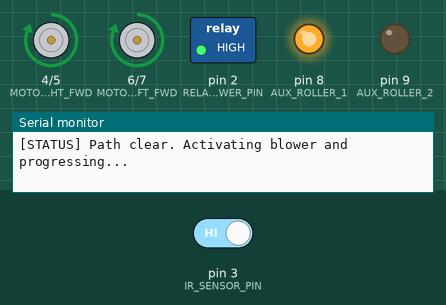
A sketch run on a simulated Arduino Uno, built with avr-gcc and run on an emulated ATmega328P. On the bench: motor-driver pin pairs drawn as motors (green arrow = first pin HIGH = forward, orange = second pin HIGH = backward, longer = more drive), switched loads named in the sketch (green lamp = pin HIGH), output pins drawn as LEDs (lit = HIGH), the last lines printed to the serial monitor. Inputs (shaded band) come from the test bench; at power-on: pin 3 (IR_SENSOR_PIN) HIGH.

Above: at 2.2 s.
2.3 s: pin 3 (IR_SENSOR_PIN) driven LOW
At 3.6 s:
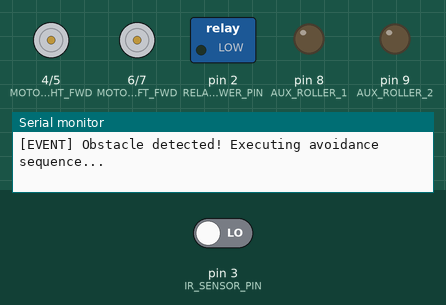
At 6.4 s:
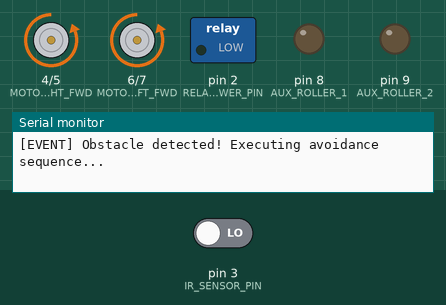
14.3 s: pin 3 (IR_SENSOR_PIN) driven HIGH
At 17.6 s:
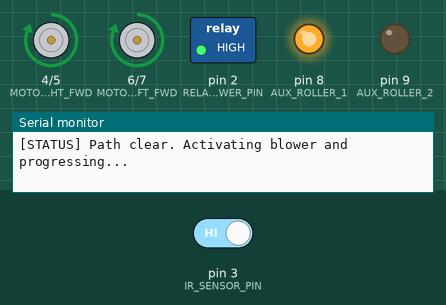
Timing chart, 0 to 19.1 s (numbered marks = the images above; inputs shaded):
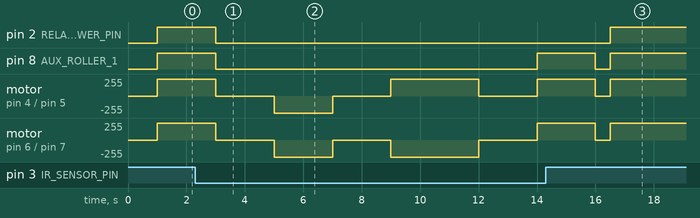

Measured:
- after the input at 2.3 s, pin 2 (RELAY_BLOWER_PIN): HIGH → LOW after 0.70 s; pin 8 (AUX_ROLLER_1): HIGH → LOW after 0.70 s, → HIGH 11.0 s later
- after the input at 14.3 s, pin 2 (RELAY_BLOWER_PIN): LOW → HIGH after 2.2 s

The sketch:

main.ino
```cpp
/**
 * @file main.ino
 * @brief Automated Wet Floor Dryer Robot Firmware
 * @target Arduino Uno R3 / ATmega328P
 */

const int MOTOR_RIGHT_FWD = 4;
const int MOTOR_RIGHT_REV = 5;
const int MOTOR_LEFT_FWD  = 6;
const int MOTOR_LEFT_REV  = 7;
const int AUX_ROLLER_1    = 8;
const int AUX_ROLLER_2    = 9;

const int RELAY_BLOWER_PIN = 2;
const int IR_SENSOR_PIN    = 3;

void moveForward();
void moveBackward();
void turnLeft();
void turnRight();
void stopRobot();

void setup() {
  Serial.begin(9600);

  pinMode(MOTOR_RIGHT_FWD, OUTPUT);
  pinMode(MOTOR_RIGHT_REV, OUTPUT);
  pinMode(MOTOR_LEFT_FWD, OUTPUT);
  pinMode(MOTOR_LEFT_REV, OUTPUT);
  pinMode(AUX_ROLLER_1, OUTPUT);
  pinMode(AUX_ROLLER_2, OUTPUT);

  pinMode(IR_SENSOR_PIN, INPUT);
  pinMode(RELAY_BLOWER_PIN, OUTPUT);

  stopRobot();
  digitalWrite(RELAY_BLOWER_PIN, LOW);
  delay(1000);
}

void loop() {
  int irState = digitalRead(IR_SENSOR_PIN);

  if (irState == LOW) {
    Serial.println("[EVENT] Obstacle detected! Executing avoidance sequence...");

    digitalWrite(RELAY_BLOWER_PIN, LOW);
    stopRobot();
    delay(2000);

    moveBackward();
    delay(2000);

    stopRobot();
    delay(2000);

    turnLeft();
    delay(3000);

    stopRobot();
    delay(2000);

    moveForward();
    delay(2000);

    stopRobot();
    delay(500);
  } else {
    Serial.println("[STATUS] Path clear. Activating blower and progressing...");
    digitalWrite(RELAY_BLOWER_PIN, HIGH);
    moveForward();
    delay(1000);
  }
}

void moveForward() {
  digitalWrite(MOTOR_RIGHT_FWD, HIGH);
  digitalWrite(MOTOR_RIGHT_REV, LOW);
  digitalWrite(MOTOR_LEFT_FWD, HIGH);
  digitalWrite(MOTOR_LEFT_REV, LOW);
  digitalWrite(AUX_ROLLER_1, HIGH);
  digitalWrite(AUX_ROLLER_2, LOW);
}

void moveBackward() {
  digitalWrite(MOTOR_RIGHT_FWD, LOW);
  digitalWrite(MOTOR_RIGHT_REV, HIGH);
  digitalWrite(MOTOR_LEFT_FWD, LOW);
  digitalWrite(MOTOR_LEFT_REV, HIGH);
  digitalWrite(AUX_ROLLER_1, LOW);
  digitalWrite(AUX_ROLLER_2, LOW);
}

void turnLeft() {
  digitalWrite(MOTOR_RIGHT_FWD, HIGH);
  digitalWrite(MOTOR_RIGHT_REV, LOW);
  digitalWrite(MOTOR_LEFT_FWD, LOW);
  digitalWrite(MOTOR_LEFT_REV, HIGH);
  digitalWrite(AUX_ROLLER_1, LOW);
  digitalWrite(AUX_ROLLER_2, LOW);
}

void turnRight() {
  digitalWrite(MOTOR_RIGHT_FWD, LOW);
  digitalWrite(MOTOR_RIGHT_REV, HIGH);
  digitalWrite(MOTOR_LEFT_FWD, HIGH);
  digitalWrite(MOTOR_LEFT_REV, LOW);
  digitalWrite(AUX_ROLLER_1, LOW);
  digitalWrite(AUX_ROLLER_2, LOW);
}

void stopRobot() {
  digitalWrite(MOTOR_RIGHT_FWD, LOW);
  digitalWrite(MOTOR_RIGHT_REV, LOW);
  digitalWrite(MOTOR_LEFT_FWD, LOW);
  digitalWrite(MOTOR_LEFT_REV, LOW);
  digitalWrite(AUX_ROLLER_1, LOW);
  digitalWrite(AUX_ROLLER_2, LOW);
}
```
